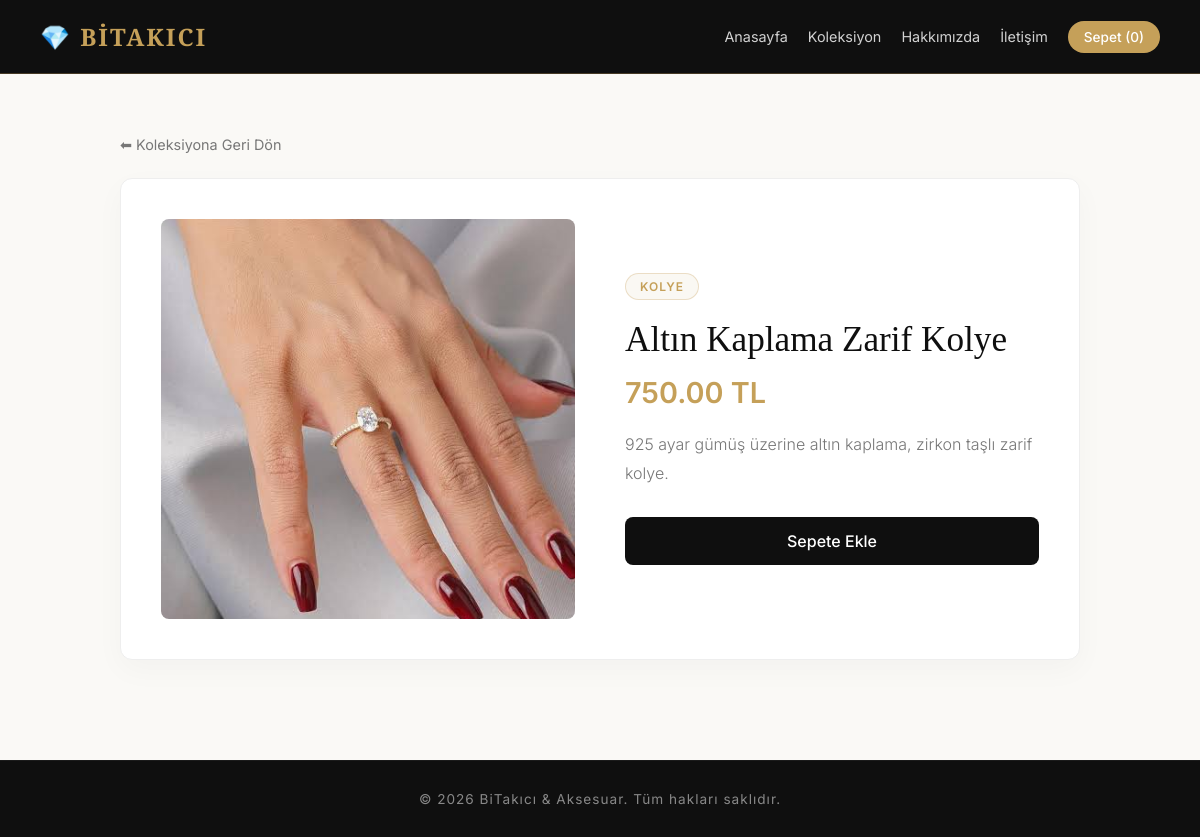
Screenshot of /urun/1 with the database file from the repository.
### tables this page shows
CREATE TABLE urunler (
            id INTEGER PRIMARY KEY AUTOINCREMENT,
            ad TEXT NOT NULL,
            fiyat REAL NOT NULL,
            aciklama TEXT,
            resim TEXT
        , kategori TEXT DEFAULT 'Genel');

### app.py (the view)
@app.route("/urun/<int:urun_id>")
def urun_detay(urun_id):
    baglanti = sqlite3.connect("taki_magaza.db")
    baglanti.row_factory = sqlite3.Row
    cursor = baglanti.cursor()
    cursor.execute("SELECT * FROM urunler WHERE id = ?", (urun_id,))
    urun = cursor.fetchone()
    baglanti.close()
    if not urun:
        return redirect(url_for("urunler_sayfasi"))
    sepet = session.get("sepet", [])
    return render_template("urun_detay.html", urun=urun, toplam_urun=len(sepet))

### templates/urun_detay.html (shortened to what this page needs)
<!DOCTYPE html>
<html lang="tr">
<head>
</head>
<body>
    <header>
        <a href="/" class="logo">💎 BİTAKICI</a>
        <nav id="nav-menu">
            <a href="/">Anasayfa</a>
            <a href="/urunler">Koleksiyon</a>
            <a href="/hakkimizda">Hakkımızda</a>
            <a href="/iletisim">İletişim</a>
            <a href="/sepet" class="cart-btn">Sepet ({{ toplam_urun }})</a>
        </nav>
    </header>
    <div class="container">
        <a href="/urunler" class="back-link">⬅ Koleksiyona Geri Dön</a>
        <div class="product-detail-grid">
            <div class="product-img-box">
                {% if urun['resim'] %}
                    <img src="{{ url_for('static', filename='uploads/' + urun['resim']) }}" alt="{{ urun['ad'] }}">
                {% else %}
                    <img src="{{ url_for('static', filename='uploads/varsayilan.jpg') }}" alt="{{ urun['ad'] }}">
                {% endif %}
            </div>
            <div class="product-info">
                <span class="category-badge">{{ urun['kategori'] }}</span>
                <h1>{{ urun['ad'] }}</h1>
                <div class="product-price">{{ "%.2f"|format(urun['fiyat']) }} TL</div>
                <p class="product-desc">{{ urun['aciklama'] if urun['aciklama'] else 'Bu ürün için henüz detaylı açıklama girilmemiş.' }}</p>
                <a href="/sepete-ekle/{{ urun['id'] }}" class="btn-add">Sepete Ekle</a>
            </div>
        </div>
    </div>
    <footer>
        <p>&copy; 2026 BiTakıcı & Aksesuar. Tüm hakları saklıdır.</p>
    </footer>
</body>
</html>

### templates/urun_detay.html (style rules this page uses)
:root { --primary-dark: #0f0f0f; --accent-gold: #c5a059; --accent-gold-hover: #b08d46; --bg-color: #faf9f6; --card-bg: #ffffff; --text-main: #2c2c2c; --text-muted: #777777; }
body { font-family: 'Inter', sans-serif; margin: 0; padding: 0; background-color: var(--bg-color); color: var(--text-main); }
header { background-color: var(--primary-dark); color: #fff; padding: 20px 40px; display: flex; justify-content: space-between; align-items: center; border-bottom: 1px solid rgba(197, 160, 89, 0.3); position: sticky; top: 0; z-index: 100; backdrop-filter: blur(10px); }
.logo { font-family: 'Playfair Display', serif; font-size: 1.5em; font-weight: 600; letter-spacing: 2px; color: var(--accent-gold); text-decoration: none; display: flex; align-items: center; gap: 8px; }
nav { display: flex; gap: 20px; align-items: center; }
nav a { color: #d1d1d1; text-decoration: none; font-size: 0.9em; font-weight: 400; transition: color 0.3s ease; }
.cart-btn { background-color: var(--accent-gold); color: #fff; padding: 8px 16px; border-radius: 30px; font-weight: 500; font-size: 0.85em; }
.container { max-width: 1000px; margin: 60px auto; padding: 0 20px; box-sizing: border-box; }
.back-link { display: inline-block; margin-bottom: 25px; color: var(--text-muted); text-decoration: none; font-size: 0.9em; transition: color 0.2s; }
.product-detail-grid { display: grid; grid-template-columns: 1fr 1fr; gap: 50px; background: var(--card-bg); padding: 40px; border-radius: 12px; box-shadow: 0 10px 30px rgba(0,0,0,0.03); border: 1px solid #eee; align-items: center; }
.product-img-box { width: 100%; height: 400px; background: #f4f1ea; border-radius: 8px; overflow: hidden; position: relative; }
.product-img-box img { width: 100%; height: 100%; object-fit: cover; }
.product-info h1 { font-family: 'Playfair Display', serif; font-size: 2.2em; color: var(--primary-dark); margin-top: 0; margin-bottom: 15px; font-weight: 500; }
.category-badge { display: inline-block; background: #faf8f3; color: var(--accent-gold); border: 1px solid rgba(197, 160, 89, 0.3); font-size: 0.75em; padding: 5px 14px; border-radius: 20px; font-weight: 600; text-transform: uppercase; letter-spacing: 1px; margin-bottom: 20px; }
.product-price { font-size: 1.8em; color: var(--accent-gold); font-weight: 600; margin-bottom: 20px; }
.product-desc { color: var(--text-muted); font-size: 1em; line-height: 1.8; margin-bottom: 30px; font-weight: 300; }
.btn-add { background-color: var(--primary-dark); color: #fff; border: none; padding: 14px 30px; border-radius: 8px; cursor: pointer; font-weight: 500; font-size: 1em; text-decoration: none; display: inline-block; text-align: center; transition: background 0.3s ease; width: 100%; box-sizing: border-box; }
footer { background-color: var(--primary-dark); color: #888; text-align: center; padding: 30px; margin-top: 100px; font-size: 0.85em; border-top: 1px solid rgba(255,255,255,0.05); }
footer p { margin: 0; letter-spacing: 1px; }

### rows the page displays
urunler: resim (picture), kategori "KOLYE", ad "Altın Kaplama Zarif Kolye", fiyat "750.00", aciklama "925 ayar gümüş üzerine altın kaplama, zirkon taşlı zarif kolye."

### other values shown
{{ toplam_urun }} "0"
